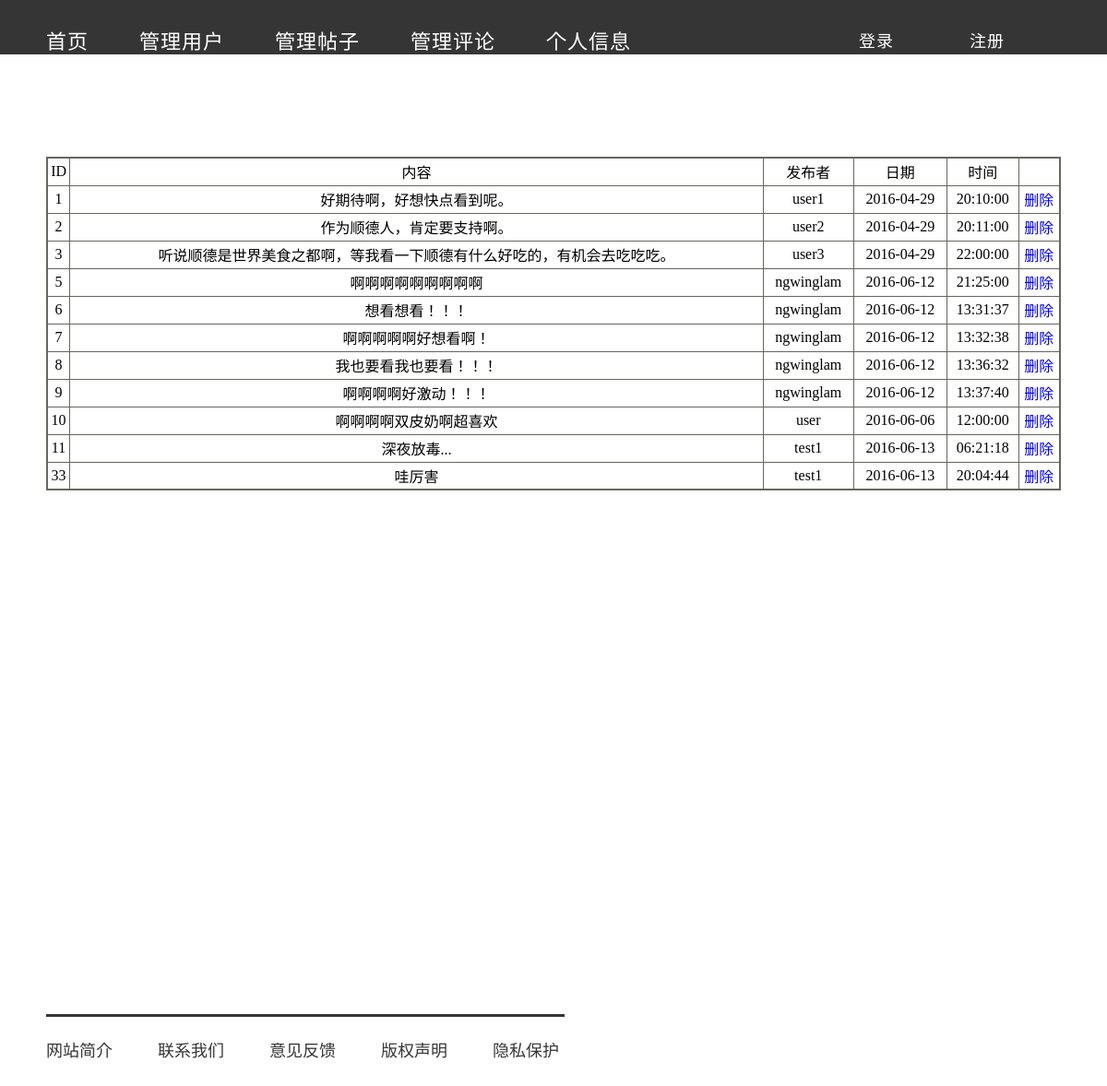
Page /admin_comment.php on the committed database.
### tables this page shows
CREATE TABLE IF NOT EXISTS `comments` (
  `com_id` int(10) NOT NULL AUTO_INCREMENT,
  `post_id` int(10) NOT NULL,
  `content` varchar(500) NOT NULL,
  `user` varchar(20) NOT NULL,
  `date` date NOT NULL,
  `time` time NOT NULL,
  PRIMARY KEY (`com_id`)
);

### admin_comment.php (the view, shortened to what this page needs)
<!DOCTYPE html PUBLIC "-//W3C//DTD XHTML 1.0 Transitional//EN" "http://www.w3.org/TR/xhtml1/DTD/xhtml1-transitional.dtd">
<html xmlns="http://www.w3.org/1999/xhtml">
<head>
<link type="text/css" rel="stylesheet" href="css/admin_index.css">
</head>
<body background="images/admin_bg.jpg">
<div class="header">
  <div class="header_wrapper">
    <div class="g_container">
      <ul class='nav'>
        <li><a id="active" href="admin_index.php">首页</a></li>
        <li><a href="admin_user.php">管理用户</a></li>
        <li><a href="admin_post.php">管理帖子</a></li>
        <li><a href="admin_comment.php">管理评论</a></li>
        <li><a href="admin_personal.php">个人信息</a></li>
      </ul>
      <div class="log_res">
      <?php
	  include("./common/users.php");
	 ?>
     </div>
    </div>
  </div>
</div>
<br class="clearfloat" />
<div id="mainContent">
  <div id="content">
  <table border="1px">
  		<tr>
    		<td>ID</td>
            <td>内容</td>
    		<td>发布者</td>
    		<td>日期</td>
            <td>时间</td>
    		<td></td>
  		</tr>
        <?php
        	require "./common/config.php";
			$query="select * from comments";
			$result=mysql_query($query);
			while($r_array=mysql_fetch_array($result)){
				echo "<tr>";
    			echo "<td>",$r_array["com_id"],"</td>";
				echo "<td>",$r_array["content"],"</td>";
    			echo "<td>",$r_array["user"],"</td>";
    			echo "<td>",$r_array["date"],"</td>";
    			echo "<td>",$r_array["time"],"</td>";
    			echo "<td><a href=\"./common/delete.php?com_id=",$r_array["com_id"],"\">删除</a></td>";
  				echo "</tr>";
			}
		?>
	</table>
    <br />
    </div>
  </div>
<br class="clearfloat" />
<div class="footer">
  <div class="g_container">
    <div class="f_line"> </div>
    <ul>
      <li><a href="#">网站简介</a></li>
      <li><a href="#">联系我们</a></li>
      <li><a href="#">意见反馈</a></li>
      <li><a href="#">版权声明</a></li>
      <li><a href="#">隐私保护</a></li>
    </ul>
  </div>
</div>
</body>
</html>

### css/admin_index.css (style rules this page uses)
* { margin: 0; padding: 0; }
html, body, ul, li, div, span, a, h1, h2, h3, h4, h5, h6, input, label, img, p { padding: 0; margin: 0; }
a { text-decoration: none; }
ul, li { list-style: none; }
.g_container { width: 1100px; margin: 0 auto; }
body { width: 100%; height: 100%; background:#fff url(file:///D|/Program%20Files%20(x86)/USBWebserver%20v8.5/8.5/root/Delicacy/image/home_bg.jpg) no-repeat left top; background-size:cover; }
.header { height: 70px; }
.header_wrapper { width: 100%; position: fixed; z-index: 999; background-color: rgba(32,32,32,0.9); }
.nav { float: left; width: 800px; height: 100%; margin-top: 27px; }
.nav li { float: left; display: inline-block; margin-right: 55px; letter-spacing: 1px; }
.nav li a { color: #ffffff; font-size: 22px; }
.log_res { float:left; width:250px; height:100%; margin-top:30px; margin-left:50px; }
.footer { width: 100%; margin-top: 550px; }
.f_line { width: 562px; border-bottom: 3px solid rgba(32,32,32,0.9); }
.footer ul { margin-top: 22px; padding-bottom: 70px; }
.footer ul li { float: left; }
.footer ul li a { display: inline-block; font-size: 18px; color: rgba(32,32,32,0.9); margin-right: 49px; }
table { background-color:#FFF; border-collapse: collapse; border:2px solid #65675E; margin:0 auto; margin-top:100px; width:1100px; }
tr { height:30px; text-align:center; }
td { border:1px solid #65675E; }

### rows in the picture
comments: com_id "1", content "好期待啊，好想快点看到呢。", user "user1", date "2016-04-29", time "20:10:00"
comments: com_id "2", content "作为顺德人，肯定要支持啊。", user "user2", date "2016-04-29", time "20:11:00"
comments: com_id "3", content "听说顺德是世界美食之都啊，等我看一下顺德有什么好吃的，有机会去吃吃吃。", user "user3", date "2016-04-29", time "22:00:00"
comments: com_id "5", content "啊啊啊啊啊啊啊啊啊", user "ngwinglam", date "2016-06-12", time "21:25:00"
comments: com_id "6", content "想看想看！！！", user "ngwinglam", date "2016-06-12", time "13:31:37"
comments: com_id "7", content "啊啊啊啊啊好想看啊！", user "ngwinglam", date "2016-06-12", time "13:32:38"
comments: com_id "8", content "我也要看我也要看！！！", user "ngwinglam", date "2016-06-12", time "13:36:32"
comments: com_id "9", content "啊啊啊啊好激动！！！", user "ngwinglam", date "2016-06-12", time "13:37:40"
comments: com_id "10", content "啊啊啊啊双皮奶啊超喜欢", user "user", date "2016-06-06", time "12:00:00"
comments: com_id "11", content "深夜放毒...", user "test1", date "2016-06-13", time "06:21:18"
comments: com_id "33", content "哇厉害", user "test1", date "2016-06-13", time "20:04:44"
